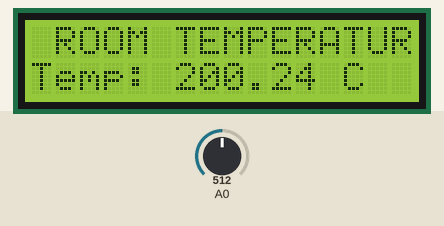
Bench run of a sketch on a simulated Arduino Uno, built with avr-gcc and run on an emulated ATmega328P. Parts: 16×2 character LCD. The test bench sets the inputs (shaded band); at power-on: A0 = 512. What the sketch prints to the serial monitor is not drawn.

Above: at 1.2 s.
1.3 s: A0 set to 322
At 3.2 s:
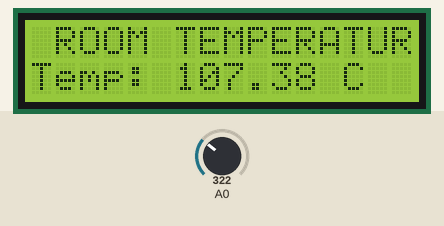
3.5 s: A0 set to 290
At 5.1 s:
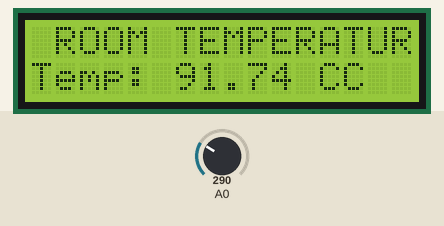
5.5 s: A0 set to 134
At 6.9 s:
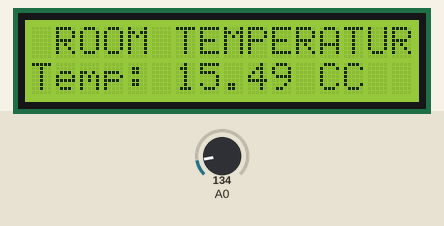
7.5 s: A0 set to 109
At 8.6 s:
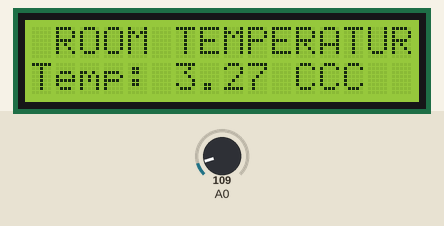
Timing chart, 0 to 10.5 s (numbered marks = the images above; inputs shaded):
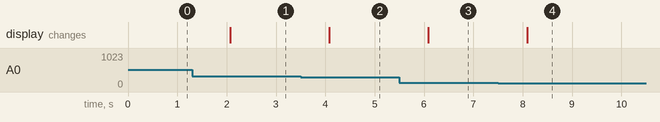

Measured:
- the behaviour switches between 307 and 306 on A0 (found by bisection; images 1 and 2)
- the behaviour switches between 123 and 122 on A0 (found by bisection; images 3 and 4)
- after the input at 1.3 s, the display: changes after 0.77 s (image 1)
- after the input at 3.5 s, the display: changes after 0.58 s (image 2)
- after the input at 5.5 s, the display: changes after 0.59 s (image 3)
- after the input at 7.5 s, the display: changes after 0.59 s (image 4)

The sketch:

LCD-Room-Temperature.ino
```cpp
// C
#include <LiquidCrystal.h>
int RS = 8;
int E  = 9;
int D4 = 10;
int D5 = 11;
int D6 = 12;
int D7 = 13;

LiquidCrystal lcd(RS, E, D4, D5, D6, D7);

void setup() {
  lcd.begin(16, 2);
  lcd.setCursor(1, 0);
  lcd.print("ROOM TEMPERATURE:");
  Serial.begin(9600);
}
void loop() {
 int sensor;
 float voltage;
 float temperature;
 sensor = analogRead(A0);
 voltage = (sensor * 5.0) / 1023.0;
 temperature = (voltage - 0.5) * 100.0;
 lcd.setCursor(0,2);
 lcd.print("Temp: ");
 lcd.print(temperature);
 lcd.print(" C");
 Serial.println(temperature);
 delay(1000);
 }
```
